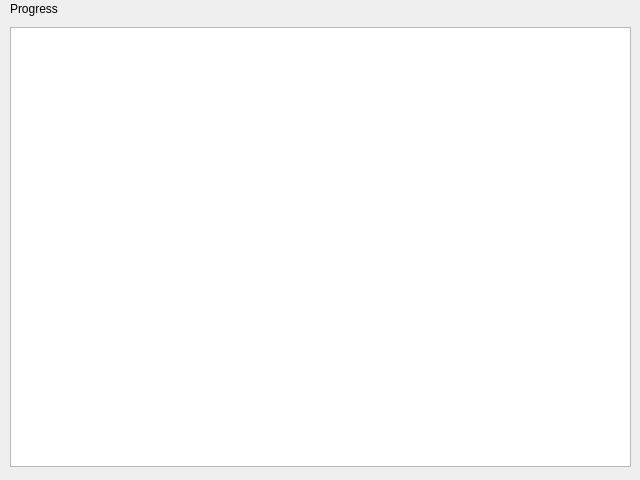
<?xml version="1.0" encoding="UTF-8"?>
<ui version="4.0">
 <class>Dialog</class>
 <widget class="QDialog" name="Dialog">
  <property name="geometry">
   <rect>
    <x>0</x>
    <y>0</y>
    <width>640</width>
    <height>480</height>
   </rect>
  </property>
  <property name="windowTitle">
   <string>Dialog</string>
  </property>
  <widget class="QLabel" name="label_progress">
   <property name="geometry">
    <rect>
     <x>10</x>
     <y>0</y>
     <width>58</width>
     <height>18</height>
    </rect>
   </property>
   <property name="text">
    <string>Progress</string>
   </property>
  </widget>
  <widget class="QTextEdit" name="text_edit_console">
   <property name="geometry">
    <rect>
     <x>10</x>
     <y>27</y>
     <width>621</width>
     <height>440</height>
    </rect>
   </property>
  </widget>
 </widget>
 <resources/>
 <connections/>
</ui>
